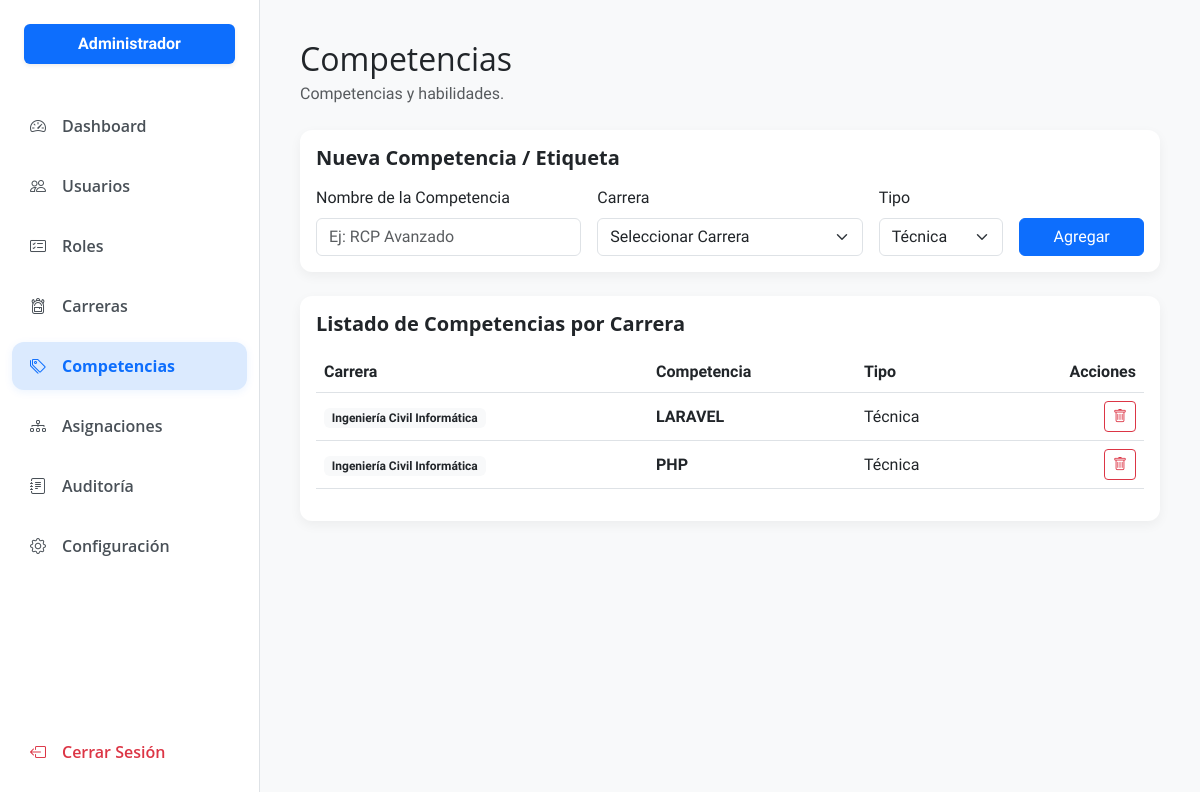
The page /Inicio/admin/inicio.php?pagina=competencias (signed in) on the database its author committed.
### tables this page shows
CREATE TABLE `competencias` (
  `id` int(11) NOT NULL AUTO_INCREMENT,
  `nombre` varchar(100) NOT NULL,
  `id_carrera` int(11) NOT NULL,
  `tipo` enum('técnica','blanda') DEFAULT 'técnica',
  PRIMARY KEY (`id`),
  KEY `id_carrera` (`id_carrera`),
  CONSTRAINT `competencias_ibfk_1` FOREIGN KEY (`id_carrera`) REFERENCES `carrera` (`id_carrera`) ON DELETE CASCADE
);

CREATE TABLE `carrera` (
  `id_carrera` int(11) NOT NULL AUTO_INCREMENT,
  `id_institucion` int(11) NOT NULL,
  `nombre_carrera` varchar(255) NOT NULL,
  `codigo` varchar(20) NOT NULL,
  PRIMARY KEY (`id_carrera`),
  UNIQUE KEY `codigo` (`codigo`),
  KEY `id_institucion` (`id_institucion`),
  CONSTRAINT `carrera_ibfk_1` FOREIGN KEY (`id_institucion`) REFERENCES `institucion` (`id_institucion`)
);

### Inicio/admin/inicio.php (called while the page is built, shortened)
<?php
require_once 'config_admin/auth.php';
require_once 'config_admin/header.php';
require_once "paginas/{$pagina_actual}.php";
require_once 'config_admin/footer.php';
?>

### Inicio/admin/includes/common.php (called while the page is built, shortened)
<?php
function admin_query_all(mysqli $conexion, string $sql): array
{
    $items = [];
    try {
        $resultado = mysqli_query($conexion, $sql);
    } catch (Throwable $e) {
        return [];
    }
    if ($resultado) {
        while ($fila = mysqli_fetch_assoc($resultado)) {
            $items[] = $fila;
        }
    }
    return $items;
}
function admin_obtener_id_institucion_actual(mysqli $conexion): int
{
    if (isset($_SESSION['id_institucion']) && (int) $_SESSION['id_institucion'] > 0) {
        return (int) $_SESSION['id_institucion'];
    }
    return 0;
}
    ?>

### Inicio/admin/config_admin/auth.php (called while the page is built, shortened)
<?php
require_once __DIR__ . '/../../../conexion.php';
require_once __DIR__ . '/../includes/common.php';
$id_institucion = admin_obtener_id_institucion_actual($conexion);
?>

### Inicio/admin/paginas/competencias.php (the view, shortened to what this page needs)
<?php
$idInstitucionActual = $id_institucion;
$competencias = admin_query_all($conexion, "SELECT c.*, ca.nombre_carrera FROM competencias c JOIN carrera ca ON c.id_carrera = ca.id_carrera WHERE ca.id_institucion = $idInstitucionActual ORDER BY ca.nombre_carrera, c.nombre");
?>
<div class="card card-custom mb-4">
    <div class="card-body">
        <h5 class="fw-bold mb-3">Nueva Competencia / Etiqueta</h5>
        <form method="POST" class="row g-3">
            <div class="col-md-4">
                <label class="form-label">Nombre de la Competencia</label>
                <input type="text" name="nombre" class="form-control" placeholder="Ej: RCP Avanzado" required>
            </div>
            <div class="col-md-4">
                <label class="form-label">Carrera</label>
                <select name="id_carrera" class="form-select" required>
                    <option value="">Seleccionar Carrera</option>
                </select>
            </div>
            <div class="col-md-2">
                <label class="form-label">Tipo</label>
                <select name="tipo" class="form-select">
                    <option value="técnica">Técnica</option>
                </select>
            </div>
            <div class="col-md-2 d-flex align-items-end">
                <button type="submit" class="btn btn-primary w-100">Agregar</button>
            </div>
        </form>
    </div>
</div>
<div class="card card-custom">
    <div class="card-body">
        <h5 class="fw-bold mb-3">Listado de Competencias por Carrera</h5>
        <div class="table-responsive">
            <table class="table align-middle">
                <thead>
                    <tr>
                        <th>Carrera</th>
                        <th>Competencia</th>
                        <th>Tipo</th>
                        <th class="text-end">Acciones</th>
                    </tr>
                </thead>
                <tbody>
                    <?php if (!empty($competencias)): ?>
                        <?php foreach ($competencias as $comp): ?>
                            <tr>
                                <td><span class="badge bg-light text-dark"><?= htmlspecialchars($comp['nombre_carrera']) ?></span></td>
                                <td class="fw-bold"><?= htmlspecialchars($comp['nombre']) ?></td>
                                <td><?= ucfirst($comp['tipo']) ?></td>
                                <td class="text-end">
                                    <form method="POST" onsubmit="return confirm('¿Eliminar esta competencia?');" class="d-inline">
                                        <button type="submit" class="btn btn-sm btn-outline-danger"><i class="bi bi-trash"></i></button>
                                    </form>
                                </td>
                            </tr>
                        <?php endforeach; ?>
                    <?php else: ?>
                        <tr><td colspan="4" class="text-center text-muted py-4">No hay competencias definidas aún.</td></tr>
                    <?php endif; ?>
                </tbody>
            </table>
        </div>
    </div>
</div>

### assets/css/base.css (style rules this page uses)
h1, h2, h3, h4, h5, a, button { font-family: "Open sans", sans-serif; }
p, span, input, body { font-family: "Raleway", sans-serif; }
:root { --sidebar-width: 260px; --primary-blue: #0d6efd; --bg-gray: #f8f9fa; }
body { background-color: var(--bg-gray); }
.card-custom { border: none; border-radius: 12px; box-shadow: 0 4px 12px rgba(0, 0, 0, 0.05); }

### rows shown on the page
competencias: id_carrera.nombre_carrera "Ingeniería Civil Informática", nombre "LARAVEL", tipo "Técnica"
competencias: id_carrera.nombre_carrera "Ingeniería Civil Informática", nombre "PHP", tipo "Técnica"

### other values the page prints
$item['label'] "Dashboard"
$item['label'] "Usuarios"
$item['label'] "Roles"
$item['label'] "Carreras"
$item['label'] "Competencias"
$item['label'] "Asignaciones"
$item['label'] "Auditoría"
$item['label'] "Configuración"
admin_e($nav_items[$pagina_actual]['label']) "Competencias"
admin_e($nav_items[$pagina_actual]['sub']) "Competencias y habilidades."
